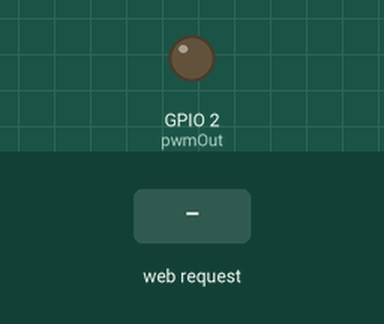
Recording of a sketch running on a simulated ESP8266 (NodeMCU). Shown: output pins drawn as LEDs (lit = HIGH). The test bench sets the inputs (shaded band). WiFi joins after 1.5 s; servers stay silent unless stated.

Above: at 2.7 s.
2.8 s: HTTP request GET /move?angle=1 received
At 3.1 s:
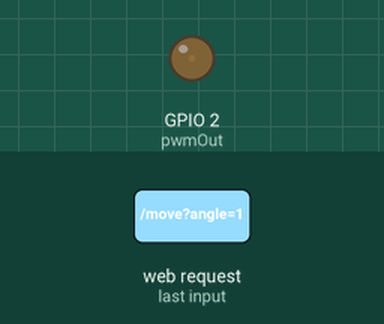
4.3 s: HTTP request GET /move?angle=120 received
At 5.4 s:
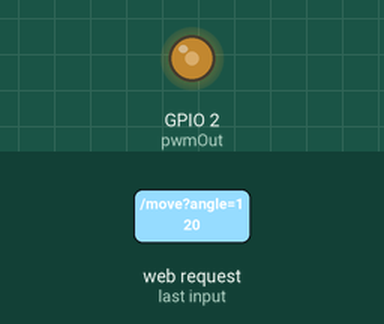
Timing chart, 0 to 7.3 s (numbered marks = the images above; inputs shaded):
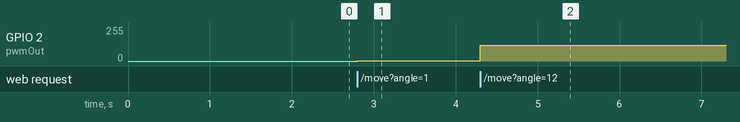

The sketch:

Servo_Web_Esp01.ino
```cpp
#include <ESP8266WiFi.h>
#include <ESP8266WebServer.h>
#include <WiFiManager.h>
#include <ESP8266mDNS.h>
//#include <Servo.h>
#include "root.h"
#define pwmOut 2
//const char* ssid = "VIVOFIBRA-9501";
//const char* password = "rgw7ucm3GT";
byte pwm;

ESP8266WebServer server(80);
//Servo myservo;

void setup() {
  WiFiManager wifiManager;
  //myservo.attach(2);  // Conecte o servo ao pino GPIO2 (D4
  pinMode(pwmOut, OUTPUT);
  analogWrite(pwmOut, 0);
  delay(10);
  if (!wifiManager.autoConnect("ESP8266-Config")) {
    delay(3000);
    ESP.restart();
  }

//  WiFi.begin(ssid, password);
//  while (WiFi.status() != WL_CONNECTED) {
//    delay(500);
//    Serial.print(".");
//  }

//  IPAddress ip(192, 168, 15, 123);
//  IPAddress gateway(192, 168, 15, 1);
//  IPAddress subnet(255, 255, 255, 0);
//  IPAddress dns(8, 8, 8, 8);
//  WiFi.config(ip, gateway, subnet, dns);

  if (!MDNS.begin("esp8266")) {
    while (1) { delay(1000); }
  }

  server.on("/", HTTP_GET, handleRoot);
  server.on("/move", HTTP_GET, handleMove);
  server.on("/read", HTTP_GET, handleRead);
  server.onNotFound(handleNotFound);
  server.begin();
  MDNS.addService("http", "tcp", 80);
}

void loop() {
  MDNS.update();
  server.handleClient();
  delay(5);
}

void handleRead() {
  server.sendHeader("Access-Control-Allow-Origin", "*");
  server.sendHeader("Access-Control-Max-Age", "10000");
  server.send(200, "text/plain", String(pwm));//String(myservo.read()));
}

void handleRoot() {
  server.sendHeader("Access-Control-Allow-Origin", "*");
  server.sendHeader("Access-Control-Max-Age", "10000");
  server.send(200, "text/html", root);
}

void handleMove() {
  String angleValue = server.arg("angle");
  int angle = angleValue.toInt();
  if (angle >= 0 && angle <= 255) {
    //myservo.write(angle);
    pwm = angle;
    analogWrite(pwmOut, pwm);
    server.sendHeader("Access-Control-Allow-Origin", "*");
    server.sendHeader("Access-Control-Max-Age", "10000");
    server.send(200, "text/html", root);
  } else {
    server.send(400, "text/plain", "Ângulo inválido");
  }
}

void handleNotFound() {
  server.sendHeader("Access-Control-Allow-Origin", "*");
  server.sendHeader("Access-Control-Max-Age", "10000");
  server.send(404, "text/plain", "Not Found");
}
```

root.h
```cpp
const char root[] PROGMEM = R"=====(
<!DOCTYPE html>
<html lang="en">
<head>
    <meta charset="UTF-8">
    <meta name="viewport" content="width=device-width, initial-scale=1.0">
    <script src="https://cdn.jsdelivr.net/npm/@jaames/iro@5"></script>
    <title>Pwm 0</title>
    <link id="icon" rel="icon" type="image/x-icon" href="/fan.png"></link>
    <style>

        body{
            margin: 0;
            padding: 0;
            display: grid;
            justify-content: center;
        }

        h1{
            text-align: center;
        }

        .range-container {
            width: 320px;
            margin: 0px auto;
            text-align: center;
        }

        input[type="range"] {
            -webkit-appearance: none;
            appearance: none;
            width: 100%;
            height: 15px;
            border-radius: 105px;
            background: #d3d3d3;
            outline: none;
            opacity: 0.7;
            -webkit-transition: .2s;
            transition: opacity .2s;
            border: 1px solid black;
            transition: 0.1s all ease;
        }

        input[type="range"]::-webkit-slider-thumb {
            -webkit-appearance: none;
            appearance: none;
            width: 40px;
            height: 40px;
            border-radius: 50%;
            border: 2px solid black;
            background: #3498db;
            cursor: pointer;
            transition: 0.1s all;
            background-image: url("/fan.png");
            background-size: cover;
            transform: rotateZ(var(--thumb-rotate, 0deg));

        }

        input[type="range"]::-moz-range-thumb {
            appearance: none;
            width: 40px;
            height: 40px;
            border-radius: 50%;
            border: 1px solid black;
            background: #3498db;
            cursor: pointer;
            transition: 0.1s all;
            background-image: url("/fan.png");
            background-size: cover;
            transform: rotateZ(var(--thumb-rotate, 0deg));
        }

        input[type="range"]:hover {
            opacity: 1;
            height: 25px;
        }

        /* input[type="range"]:hover::-webkit-slider-thumb {
            width: 35px;
            height: 35px;
        } */

    </style>
</head>
<body>

    <div>
        <h1 id="rgbCode">rgb(255, 255, 255)</h1>
        <form action='/led' method='get'>
            <div id="picker"></div>
        </form>
    </div>


    <div class="range-container">
        <form action='/move' method='get'>
            <label for="pi_input"><h1>Cooler: <output id="value">%</output></h1></label>
            <input id="pi_input" type="range" min="0" max="255" step="1" />
        </form>
    </div>

</body>
<script>

    const rgbTitle = document.querySelector("#rgbCode");
    const colorPicker = new iro.ColorPicker('#picker');
    colorPicker.on('color:change', function(color) {

      console.log(color.rgbString, color.rgb);
      rgbTitle.textContent = color.rgbString

    });

    const value = document.querySelector("#value");
    const input = document.querySelector("#pi_input");
    const title = document.querySelector("title");

    async function read(){
        try{
            const read = await fetch("http://esp8266.local/read")
                                  .then(response => response.text())
                                    //.then(result => console.log(result))
                                  .then(result =>{
                                        input.value = result;
                                        const percent = parseInt((parseInt(result) - 0)*(100 - 0)/(255 - 0))
                                        //(x - in_min) * (out_max - out_min) / (in_max - in_min) + out_min
                                        title.textContent = `Pwm ${percent}%`;
                                        value.textContent = `${percent}%`;
                                    })
                                  .catch(error => console.log('error', error));
        }
        catch(error){
            console.error('Error:', error);
        }
    }

    read()

    input.addEventListener("input", (event) => {
        value.textContent = event.target.value;
        const percent = parseInt((parseInt(event.target.value) - 0)*(100 - 0)/(255 - 0))
        //(x - in_min) * (out_max - out_min) / (in_max - in_min) + out_min
        title.textContent = `Pwm ${percent}%`;
        value.textContent = `${percent}%`;
        input.style.setProperty("--thumb-rotate", `${(input.value/200) * 360}deg`);s
        sendPos();
    });

    const sendPos = async()=>{
        try{
            const response = await fetch(`http://esp8266.local/move?angle=${value.textContent}`);
            if (!response.ok) {
                throw new Error(`HTTP error! Status: ${response.status}`);
            }
            // const data = await response;
            // console.log(data); // Do something with the data
        }
        catch (error) {
            console.error('Error:', error);
        }
    }

    setInterval(async() => {
       await read();
    }, 2000);

</script>
</html>
)=====";
```

Measured:
- after the input at 2.8 s, GPIO 2 (pwmOut): 0/255 → 1/255 at once
- after the input at 4.3 s, GPIO 2 (pwmOut): 1/255 → 120/255 at once
